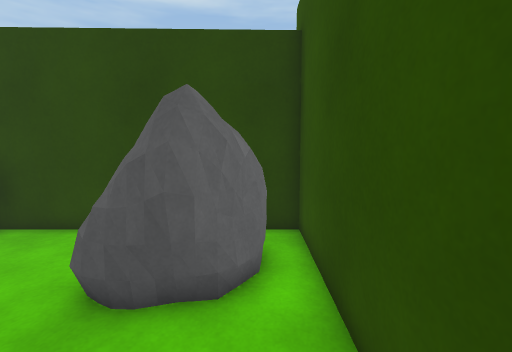
View 1 (above)

16 first-person views from a walk through a scene from a Unity 3-D project. The camera is 1.5 m above the floor, tilts 8° down and sees 90° across. Doors are open. The floor is counted in squares, 0.5 m on a side. Each view is taken from the middle of a square. On the plan, view 1 faces up. The plan holds only what a view shows up to about 19 squares ahead; the rest is blank. The place goes on beyond the plan. The player is left out.

View 2
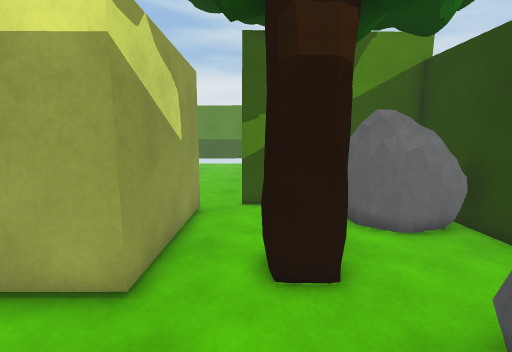

View 3
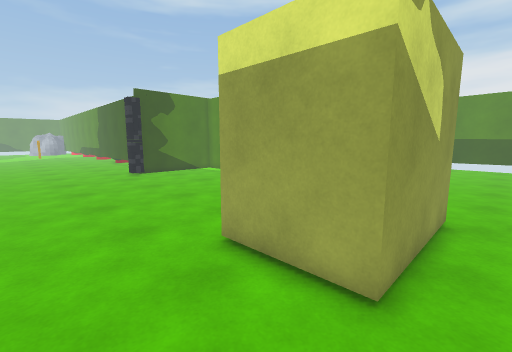

View 4
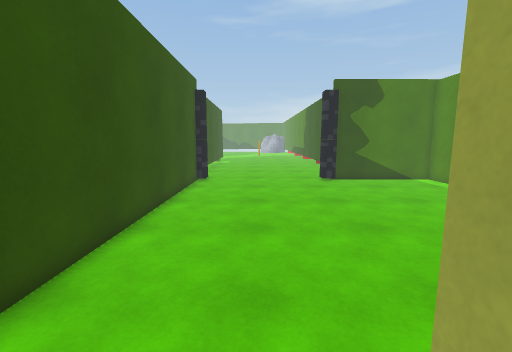

View 5
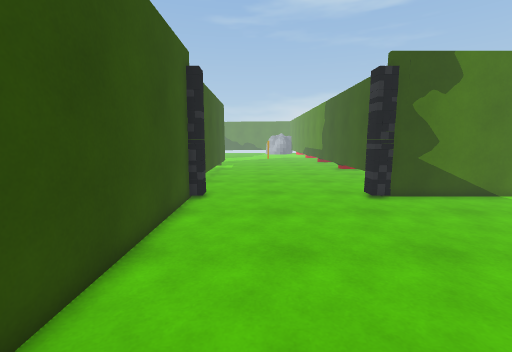

View 6
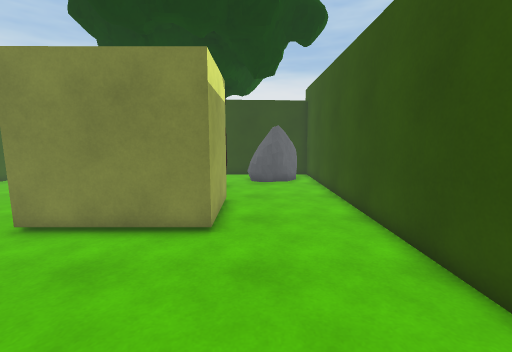

View 7
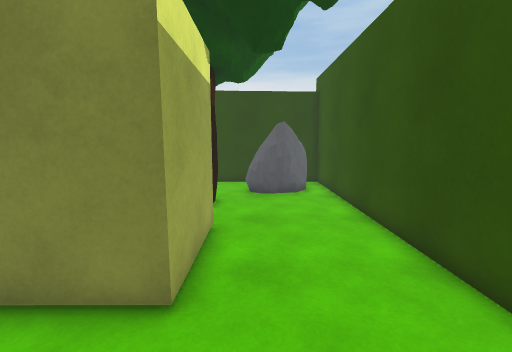

View 8
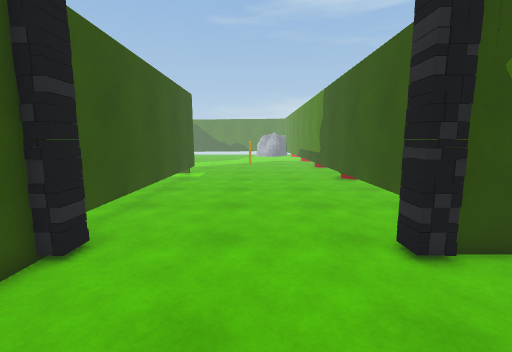

View 9
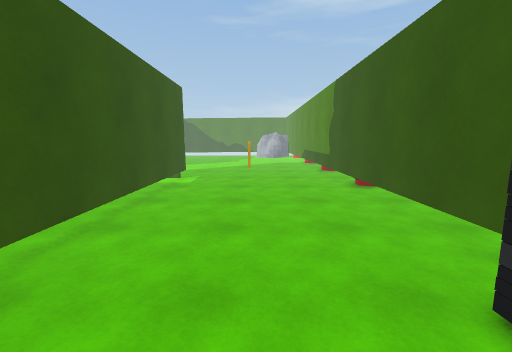

View 10
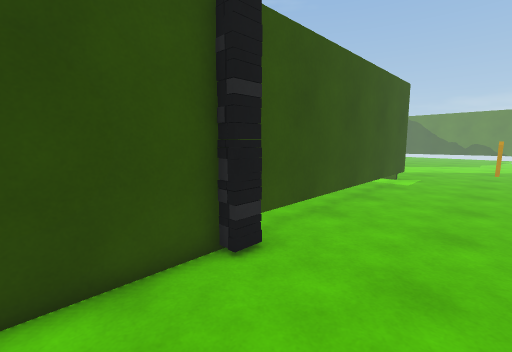

View 11
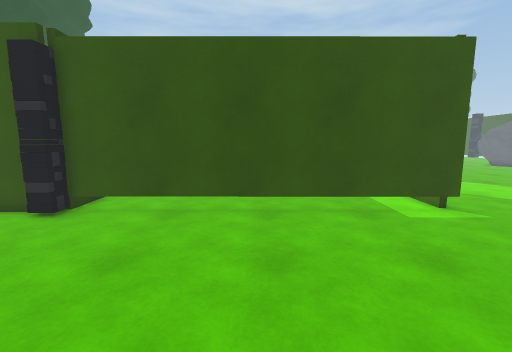

View 12
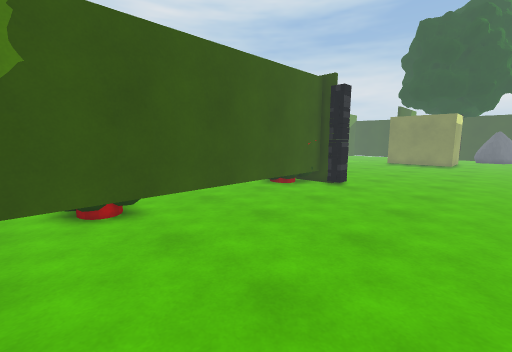

View 13
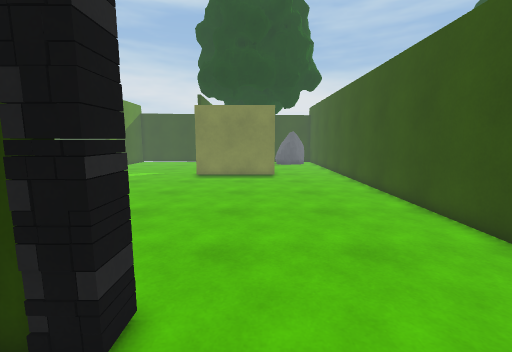

View 14
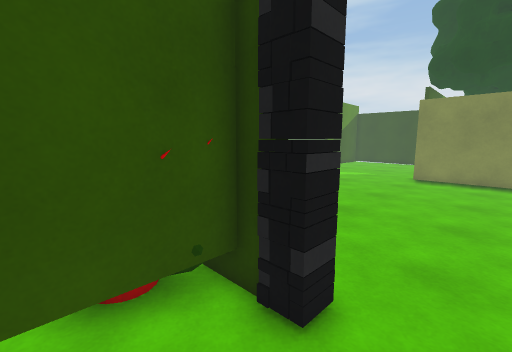

View 15
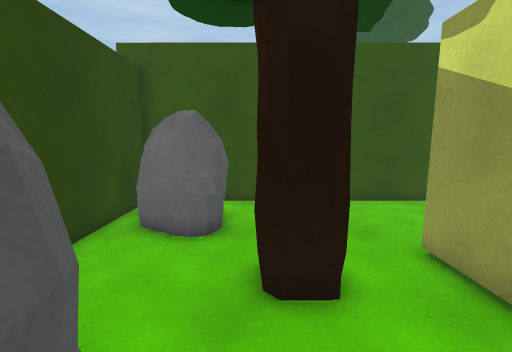

View 16
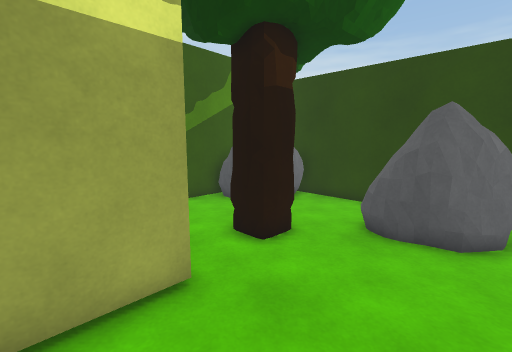

### Floor plan
Key: @ floor where view 1 was taken; # wall or solid block; . floor; D open door; R rock; T tree; H thing the floor can be seen under or through; O other object.
Columns run from 11 left of view 1 to 4 right of it. Each row starts with its distance up from view 1.
  8 ##RR######RR##
  7   RR....RRRR##
  6   RR....RRRR##
  5 RRRR....RRRR##
  4 RRR.....RRR.##
  3 ....TTT.....##
  2 ....T.T.....##
  1 .....TT.....##
  0 ...........@##
 -1 #######.....##
 -2     ####....##
 -3       ##....##
 -4       ##....##
 -5       ##....##
 -6 ########....##
 -7 ............##
 -8 ............##
 -9 ............##
-10 ............##
-11 ............##
-12 ............##
-13 ............##
-14 ............##
-15 ............##
-16 ............##
-17 ............##
-18 ............##
-19 ............##
-20 ............##
-21 ............#O
-22 ............##
-23   #DDDDDDDDD##
-24 O###DDDDDDDD##
-25 OO...........H..
-26 OH...........H..
-27 OH...........H..
-28 .H...........H..
-29 .H...........H..
-30 .H...........H..
-31 .H...........H..
-32 .H...........H..
-33 .H...........H..
-34 .H...........H..
-35 .H...........H..
-36 OH...........H..
-37 OH...........H..
-38 OH...........H..
-39 .H...........H..
-40 .H......O....#

Positions as (right, up) in squares from view 1, and headings:
1: (0, 0), facing up
2: (0, 1), facing left
3: (0, 0), facing down-left
4: (-3, -4), facing down
5: (-2, -10), facing down
6: (-3, -14), facing up
7: (-3, -10), facing up
8: (-4, -17), facing down
9: (-4, -20), facing down
10: (-4, -19), facing down-right
11: (-9, -32), facing right
12: (0, -40), facing up-left
13: (-6, -27), facing up
14: (-6, -27), facing up-left
15: (-11, 3), facing right
16: (0, -4), facing up-left
